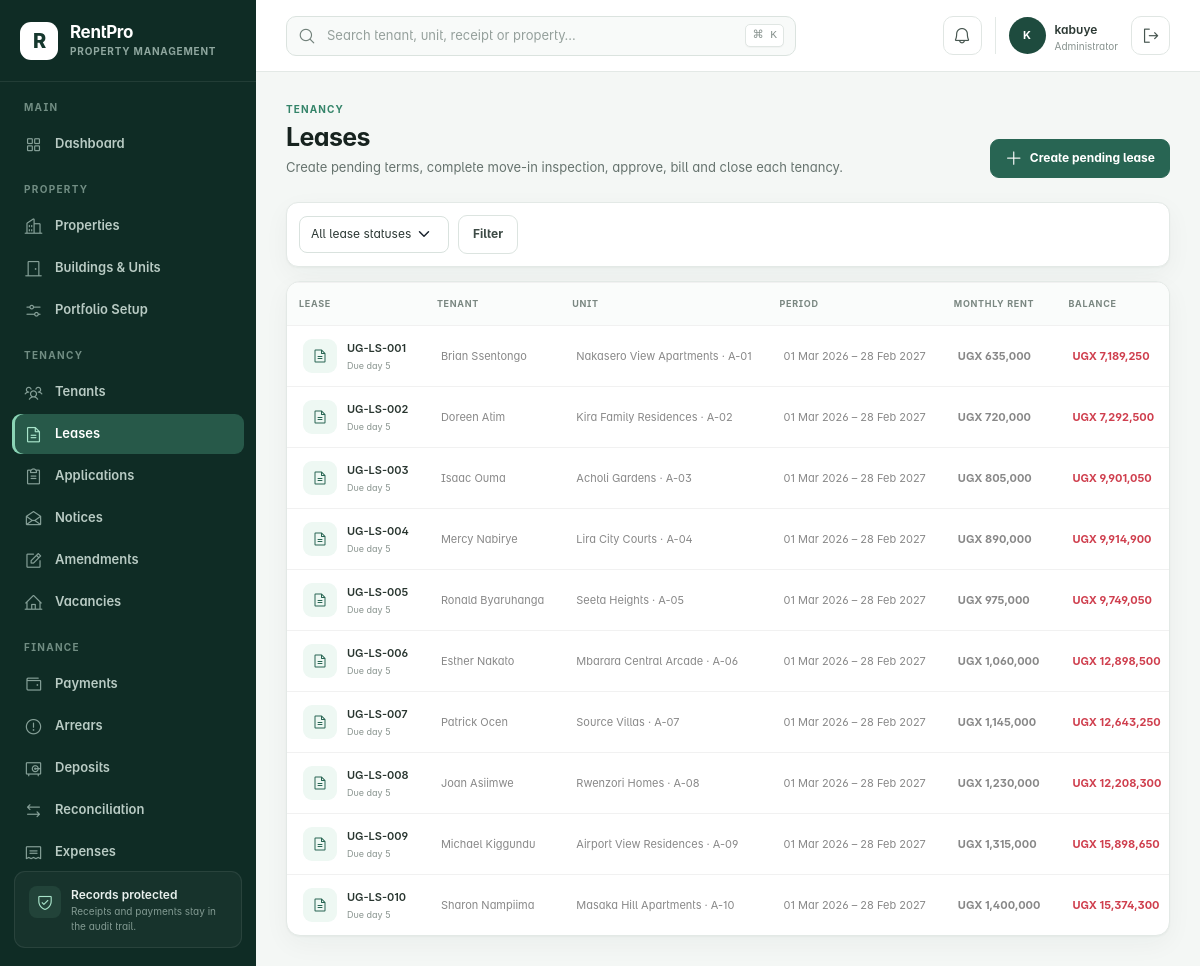
Page /leases/ (signed in) on the committed database.
### rentalapp/models.py (models this page shows, shortened)
class TimeStampedModel(models.Model):
    created_at = models.DateTimeField(default=timezone.now, editable=False)
    updated_at = models.DateTimeField(auto_now=True)
    class Meta:
        abstract = True

class Lease(TimeStampedModel):
    class Status(models.TextChoices):
        DRAFT = "draft", "Draft"
        PENDING = "pending", "Pending approval"
        ACTIVE = "active", "Active"
        EXPIRING = "expiring", "Expiring soon"
        EXPIRED = "expired", "Expired"
        TERMINATED = "terminated", "Terminated"
        RENEWED = "renewed", "Renewed"
    FREQUENCY_CHOICES = (("monthly", "Monthly"), ("quarterly", "Quarterly"), ("annual", "Annual"))
    lease_number = models.CharField(max_length=30, unique=True)
    tenant = models.ForeignKey(Tenant, on_delete=models.PROTECT, related_name="leases")
    unit = models.ForeignKey(Unit, on_delete=models.PROTECT, related_name="leases")
    start_date = models.DateField()
    end_date = models.DateField()
    rent_amount = models.DecimalField(max_digits=14, decimal_places=2)
    billing_frequency = models.CharField(max_length=20, choices=FREQUENCY_CHOICES, default="monthly")
    due_day = models.PositiveSmallIntegerField(
        default=1, validators=[MinValueValidator(1), MaxValueValidator(28)]
    )
    security_deposit_required = models.DecimalField(max_digits=14, decimal_places=2, default=0)
    security_deposit_received = models.DecimalField(max_digits=14, decimal_places=2, default=0)
    notice_period_days = models.PositiveSmallIntegerField(default=30)
    status = models.CharField(max_length=20, choices=Status.choices, default=Status.DRAFT)
    notes = models.TextField(blank=True)
    application = models.OneToOneField(
        "RentalApplication",
        on_delete=models.PROTECT,
        related_name="lease",
        null=True,
        blank=True,
    )
    renewal_of = models.ForeignKey(
        "self",
        on_delete=models.PROTECT,
        related_name="renewals",
        null=True,
        blank=True,
    )
    signed_at = models.DateTimeField(null=True, blank=True)
    activated_at = models.DateTimeField(null=True, blank=True)
    terminated_at = models.DateTimeField(null=True, blank=True)
    termination_reason = models.TextField(blank=True)
    class Meta:
        ordering = ("-start_date", "lease_number")
        constraints = [
            models.UniqueConstraint(
                fields=("unit",),
                condition=models.Q(status__in=("active", "expiring")),
                name="one_current_lease_per_unit",
            )
        ]
    def __str__(self):
        return f"{self.lease_number} · {self.tenant}"
    @property
    def balance(self):
        charges = self.rent_charges.exclude(status=RentCharge.Status.VOID).aggregate(total=Sum("amount"))["total"] or Decimal("0")
        payments = self.payments.filter(status=Payment.Status.POSTED).aggregate(total=Sum("amount"))["total"] or Decimal("0")
        refunds = PaymentRefund.objects.filter(
            payment__lease=self,
            status=PaymentRefund.Status.POSTED,
        ).aggregate(total=Sum("amount"))["total"] or Decimal("0")
        return max(charges - payments + refunds, Decimal("0"))

class Tenant(TimeStampedModel):
    class Status(models.TextChoices):
        PROSPECTIVE = "prospective", "Prospective"
        ACTIVE = "active", "Active"
        NOTICE_GIVEN = "notice_given", "Notice given"
        FORMER = "former", "Former"
        BLOCKED = "blocked", "Blocked"
    user = models.OneToOneField(
        settings.AUTH_USER_MODEL,
        on_delete=models.SET_NULL,
        null=True,
        blank=True,
        related_name="tenant_profile",
    )
    full_name = models.CharField(max_length=140, blank=True)
    phone = models.CharField(max_length=20)
    alternative_phone = models.CharField(max_length=20, blank=True)
    email = models.EmailField(blank=True)
    nationality = models.CharField(max_length=80, default="Ugandan", blank=True)
    national_id = models.CharField(max_length=30, blank=True)
    emergency_contact = models.CharField(max_length=100, blank=True)
    emergency_phone = models.CharField(max_length=20, blank=True)
    status = models.CharField(max_length=20, choices=Status.choices, default=Status.ACTIVE)
    class Meta:
        ordering = ("full_name", "id")
    def __str__(self):
        return self.full_name or (self.user.get_full_name() if self.user else self.phone)

class Unit(TimeStampedModel):
    class Status(models.TextChoices):
        AVAILABLE = "available", "Available"
        RESERVED = "reserved", "Reserved"
        APPLICATION_PENDING = "application_pending", "Application pending"
        OCCUPIED = "occupied", "Occupied"
        NOTICE_GIVEN = "notice_given", "Notice given"
        MAINTENANCE = "maintenance", "Under maintenance"
        BLOCKED = "blocked", "Blocked"
    TYPE_CHOICES = (
        ("studio", "Studio"),
        ("apartment", "Apartment"),
        ("house", "House"),
        ("shop", "Shop"),
        ("office", "Office"),
        ("other", "Other"),
    )
    property = models.ForeignKey(Property, on_delete=models.CASCADE, related_name="units")
    building = models.ForeignKey(
        Building,
        on_delete=models.SET_NULL,
        related_name="units",
        null=True,
        blank=True,
    )
    unit_number = models.CharField(max_length=20)
    floor = models.CharField(max_length=30, blank=True)
    unit_type = models.CharField(max_length=30, choices=TYPE_CHOICES, default="apartment")
    bedrooms = models.PositiveSmallIntegerField(default=1)
    bathrooms = models.PositiveSmallIntegerField(default=1)
    rent_amount = models.DecimalField(max_digits=14, decimal_places=2)
    service_charge = models.DecimalField(max_digits=14, decimal_places=2, default=0)
    status = models.CharField(max_length=30, choices=Status.choices, default=Status.AVAILABLE)
    notes = models.TextField(blank=True)
    class Meta:
        ordering = ("property__name", "unit_number")
        constraints = [
            models.UniqueConstraint(fields=("property", "unit_number"), name="unique_unit_per_property")
        ]
    def __str__(self):
        return f"{self.property} · {self.unit_number}"

class Property(TimeStampedModel):
    TYPE_CHOICES = (
        ("apartments", "Apartments"),
        ("commercial", "Commercial"),
        ("mixed_use", "Mixed use"),
        ("villas", "Villas"),
        ("other", "Other"),
    )
    STATUS_CHOICES = (("active", "Active"), ("inactive", "Inactive"))
    owner = models.ForeignKey(
        Landlord,
        on_delete=models.PROTECT,
        related_name="properties",
        null=True,
        blank=True,
    )
    name = models.CharField(max_length=100)
    code = models.CharField(max_length=20, unique=True, null=True, blank=True)
    address = models.TextField()
    district = models.CharField(max_length=80, blank=True)
    property_type = models.CharField(max_length=50, choices=TYPE_CHOICES, default="apartments")
    description = models.TextField(blank=True)
    total_units = models.PositiveIntegerField(default=0, help_text="Planned or declared unit count")
    status = models.CharField(max_length=20, choices=STATUS_CHOICES, default="active")
    class Meta:
        ordering = ("name",)
        verbose_name_plural = "properties"
    def __str__(self):
        return self.name

### rentalapp/views.py (the view, shortened to what this page needs)
# urls.py: path("leases/", views.lease_list, name="lease_list"),
@post_login_required
def lease_list(request):
    initial = {}
    application_id = request.GET.get("application")
    form = LeaseForm(request.POST or None, initial=initial)
    queryset = Lease.objects.select_related("tenant", "unit__property").prefetch_related("rent_charges")
    status = request.GET.get("status", "")
    if status:
        queryset = queryset.filter(status=status)
    return render(
        request,
        "leases/list.html",
        {"leases": queryset, "form": form, "selected_status": status, "status_choices": Lease.Status.choices},
    )

### rentalapp/templates/leases/list.html (shortened to what this page needs)
{% extends 'base.html' %}{% load rental_tags %}
{% block content %}
<div class="page-header"><div><span class="eyebrow">Tenancy</span><h1>Leases</h1><p>Create pending terms, complete move-in inspection, approve, bill and close each tenancy.</p></div><div class="page-actions"><button class="btn btn-primary" data-bs-toggle="modal" data-bs-target="#leaseModal"><i class="ph ph-plus"></i> Create pending lease</button></div></div>
<div class="toolbar"><form method="get"><select class="form-select" name="status"><option value="">All lease statuses</option></select><button class="btn btn-light">Filter</button></form></div>
<div class="data-card"><div class="table-responsive desktop-table"><table class="table"><thead><tr><th>Lease</th><th>Tenant</th><th>Unit</th><th>Period</th><th>Monthly rent</th><th>Balance</th></tr></thead><tbody>{% for lease in leases %}<tr><td><div class="entity-cell"><span class="entity-icon"><i class="ph ph-file-text"></i></span><span><strong>{{ lease.lease_number }}</strong><small>Due day {{ lease.due_day }}</small></span></div></td><td>{{ lease.tenant }}</td><td>{{ lease.unit.property }} · {{ lease.unit.unit_number }}</td><td>{{ lease.start_date|date:'d M Y' }} – {{ lease.end_date|date:'d M Y' }}</td><td class="money">{{ lease.rent_amount|ugx }}</td><td class="money {% if lease.balance %}danger{% endif %}">{{ lease.balance|ugx }}</td></tr>{% empty %}<tr><td colspan="8"><div class="empty-state"><i class="ph ph-file-text"></i><strong>No leases found</strong><span>Create a lease after registering a tenant and unit.</span></div></td></tr>{% endfor %}</tbody></table></div></div>
{% endblock %}

### rentalapp/templates/base.html (shortened to what this page needs)
{% load static rental_tags %}
<!doctype html>
<html lang="en">
<head>
  <link rel="stylesheet" href="{% static 'assets/css/plugins/phosphor-icons.css' %}">
  <link rel="stylesheet" href="{% static 'assets/css/style.css' %}">
  <link rel="stylesheet" href="{% static 'assets/css/rentpro.css' %}">
</head>
<body>
  <div class="app-shell">
    <aside class="app-sidebar offcanvas-lg offcanvas-start" tabindex="-1" id="mainSidebar" aria-label="Primary navigation">
      <div class="sidebar-brand">
        <a href="{{ workspace_home_url }}" class="brand-mark" aria-label="RentPro home">R</a>
        <div><a href="{{ workspace_home_url }}" class="brand-name">RentPro</a><span>Property Management</span></div>
      </div>
      <nav class="sidebar-nav">
        {% if workspace_role == 'tenant' %}
        <div class="nav-group">
          <span class="nav-caption">Tenant portal</span>
          <a href="{% url 'tenant_portal' %}" class="nav-link active"><i class="ph ph-house-user"></i><span>My tenancy</span></a>
        </div>
        {% elif workspace_role == 'landlord' %}
        <div class="nav-group">
          <span class="nav-caption">Landlord portal</span>
          <a href="{% url 'landlord_portal' %}" class="nav-link active"><i class="ph ph-buildings"></i><span>My portfolio</span></a>
        </div>
        {% else %}
        <div class="nav-group">
          <span class="nav-caption">Main</span>
          <a href="{% url 'dashboard' %}" class="nav-link {% if request.resolver_match.url_name == 'dashboard' %}active{% endif %}"><i class="ph ph-squares-four"></i><span>Dashboard</span></a>
        </div>
        <div class="nav-group">
          <span class="nav-caption">Property</span>
          <a href="{% url 'property_list' %}" class="nav-link {% if 'property' in request.resolver_match.url_name %}active{% endif %}"><i class="ph ph-buildings"></i><span>Properties</span></a>
          <a href="{% url 'unit_list' %}" class="nav-link {% if 'unit' in request.resolver_match.url_name %}active{% endif %}"><i class="ph ph-door"></i><span>Buildings &amp; Units</span></a>
          <a href="{% url 'portfolio_setup' %}" class="nav-link {% if request.resolver_match.url_name == 'portfolio_setup' %}active{% endif %}"><i class="ph ph-sliders-horizontal"></i><span>Portfolio Setup</span></a>
        </div>
        <div class="nav-group">
          <span class="nav-caption">Tenancy</span>
          <a href="{% url 'tenant_list' %}" class="nav-link {% if 'tenant' in request.resolver_match.url_name %}active{% endif %}"><i class="ph ph-users-three"></i><span>Tenants</span></a>
          <a href="{% url 'lease_list' %}" class="nav-link {% if 'lease' in request.resolver_match.url_name %}active{% endif %}"><i class="ph ph-file-text"></i><span>Leases</span></a>
          <a href="{% url 'application_list' %}" class="nav-link {% if 'application' in request.resolver_match.url_name %}active{% endif %}"><i class="ph ph-clipboard-text"></i><span>Applications</span></a>
          <a href="{% url 'notice_list' %}" class="nav-link {% if request.resolver_match.url_name == 'notice_list' %}active{% endif %}"><i class="ph ph-envelope-open"></i><span>Notices</span></a>
          <a href="{% url 'amendment_list' %}" class="nav-link {% if 'amendment' in request.resolver_match.url_name %}active{% endif %}"><i class="ph ph-note-pencil"></i><span>Amendments</span></a>
          <a href="{% url 'unit_list' %}?status=available" class="nav-link"><i class="ph ph-house-line"></i><span>Vacancies</span></a>
        </div>
        <div class="nav-group">
          <span class="nav-caption">Finance</span>
          <a href="{% url 'payment_list' %}" class="nav-link "><i class="ph ph-wallet"></i><span>Payments</span></a>
          <a href="{% url 'arrears' %}" class="nav-link {% if request.resolver_match.url_name == 'arrears' %}active{% endif %}"><i class="ph ph-warning-circle"></i><span>Arrears</span></a>
          <a href="{% url 'deposit_list' %}" class="nav-link {% if request.resolver_match.url_name == 'deposit_list' %}active{% endif %}"><i class="ph ph-vault"></i><span>Deposits</span></a>
          <a href="{% url 'reconciliation_list' %}" class="nav-link {% if request.resolver_match.url_name == 'reconciliation_list' %}active{% endif %}"><i class="ph ph-arrows-left-right"></i><span>Reconciliation</span></a>
          <a href="{% url 'expense_list' %}" class="nav-link {% if request.resolver_match.url_name == 'expense_list' %}active{% endif %}"><i class="ph ph-receipt"></i><span>Expenses</span></a>
        </div>
        {% endif %}
      </nav>
      <div class="sidebar-help">
        <div class="help-icon"><i class="ph ph-shield-check"></i></div>
        <strong>Records protected</strong>
        <span>Receipts and payments stay in the audit trail.</span>
      </div>
    </aside>
    <div class="app-main">
      <header class="app-topbar">
        {% if workspace_role != 'tenant' and workspace_role != 'landlord' %}<form class="global-search" action="{% url 'global_search' %}" method="get" role="search">
          <i class="ph ph-magnifying-glass"></i>
          <input type="search" name="q" value="{{ request.GET.q|default:'' }}" placeholder="Search tenant, unit, receipt or property…" aria-label="Global search">
          <kbd>⌘ K</kbd>
        </form>{% endif %}
        <div class="topbar-actions">
          <div class="dropdown">
            <button class="icon-button notification-button" type="button" data-bs-toggle="dropdown" aria-expanded="false" aria-label="Notifications">
              <i class="ph ph-bell"></i>{% if workspace_notification_count %}<span>{{ workspace_notification_count }}</span>{% endif %}
            </button>
          </div>
          <div class="user-chip">
            <span class="avatar">{% if request.user.is_authenticated %}{{ request.user.get_full_name|default:request.user.username|initials }}{% else %}PM{% endif %}</span>
            <span class="d-none d-md-flex"><strong>{% if request.user.is_authenticated %}{{ request.user.get_full_name|default:request.user.username }}{% else %}Property Manager{% endif %}</strong><small>{{ workspace_role|default:'Operations'|title }}</small></span>
          </div>
          {% if request.user.is_authenticated %}<form method="post" action="{% url 'logout' %}">{% csrf_token %}<button class="icon-button" type="submit" title="Sign out"><i class="ph ph-sign-out"></i><span class="visually-hidden">Sign out</span></button></form>{% endif %}
        </div>
      </header>
      <main class="app-content">
        {% block content %}{% endblock %}
      </main>
    </div>
  </div>
</body>
</html>

### rows in the picture
Lease: lease_number "UG-LS-001", due_day "5", tenant "Brian Ssentongo", unit.property "Nakasero View Apartments", unit.unit_number "A-01", start_date "01 Mar 2026", end_date "28 Feb 2027", rent_amount|ugx "UGX 635,000", balance|ugx "UGX 7,189,250"
Lease: lease_number "UG-LS-002", due_day "5", tenant "Doreen Atim", unit.property "Kira Family Residences", unit.unit_number "A-02", start_date "01 Mar 2026", end_date "28 Feb 2027", rent_amount|ugx "UGX 720,000", balance|ugx "UGX 7,292,500"
Lease: lease_number "UG-LS-003", due_day "5", tenant "Isaac Ouma", unit.property "Acholi Gardens", unit.unit_number "A-03", start_date "01 Mar 2026", end_date "28 Feb 2027", rent_amount|ugx "UGX 805,000", balance|ugx "UGX 9,901,050"
Lease: lease_number "UG-LS-004", due_day "5", tenant "Mercy Nabirye", unit.property "Lira City Courts", unit.unit_number "A-04", start_date "01 Mar 2026", end_date "28 Feb 2027", rent_amount|ugx "UGX 890,000", balance|ugx "UGX 9,914,900"
Lease: lease_number "UG-LS-005", due_day "5", tenant "Ronald Byaruhanga", unit.property "Seeta Heights", unit.unit_number "A-05", start_date "01 Mar 2026", end_date "28 Feb 2027", rent_amount|ugx "UGX 975,000", balance|ugx "UGX 9,749,050"
Lease: lease_number "UG-LS-006", due_day "5", tenant "Esther Nakato", unit.property "Mbarara Central Arcade", unit.unit_number "A-06", start_date "01 Mar 2026", end_date "28 Feb 2027", rent_amount|ugx "UGX 1,060,000", balance|ugx "UGX 12,898,500"
Lease: lease_number "UG-LS-007", due_day "5", tenant "Patrick Ocen", unit.property "Source Villas", unit.unit_number "A-07", start_date "01 Mar 2026", end_date "28 Feb 2027", rent_amount|ugx "UGX 1,145,000", balance|ugx "UGX 12,643,250"
Lease: lease_number "UG-LS-008", due_day "5", tenant "Joan Asiimwe", unit.property "Rwenzori Homes", unit.unit_number "A-08", start_date "01 Mar 2026", end_date "28 Feb 2027", rent_amount|ugx "UGX 1,230,000", balance|ugx "UGX 12,208,300"
Lease: lease_number "UG-LS-009", due_day "5", tenant "Michael Kiggundu", unit.property "Airport View Residences", unit.unit_number "A-09", start_date "01 Mar 2026", end_date "28 Feb 2027", rent_amount|ugx "UGX 1,315,000", balance|ugx "UGX 15,898,650"
Lease: lease_number "UG-LS-010", due_day "5", tenant "Sharon Nampiima", unit.property "Masaka Hill Apartments", unit.unit_number "A-10", start_date "01 Mar 2026", end_date "28 Feb 2027", rent_amount|ugx "UGX 1,400,000", balance|ugx "UGX 15,374,300"

### other values in the picture
{{ request.user.get_full_name|default:request.user.username|initials }} "K"
{{ request.user.get_full_name|default:request.user.username }} "kabuye"
{{ workspace_role|default:'Operations'|title }} "Administrator"
